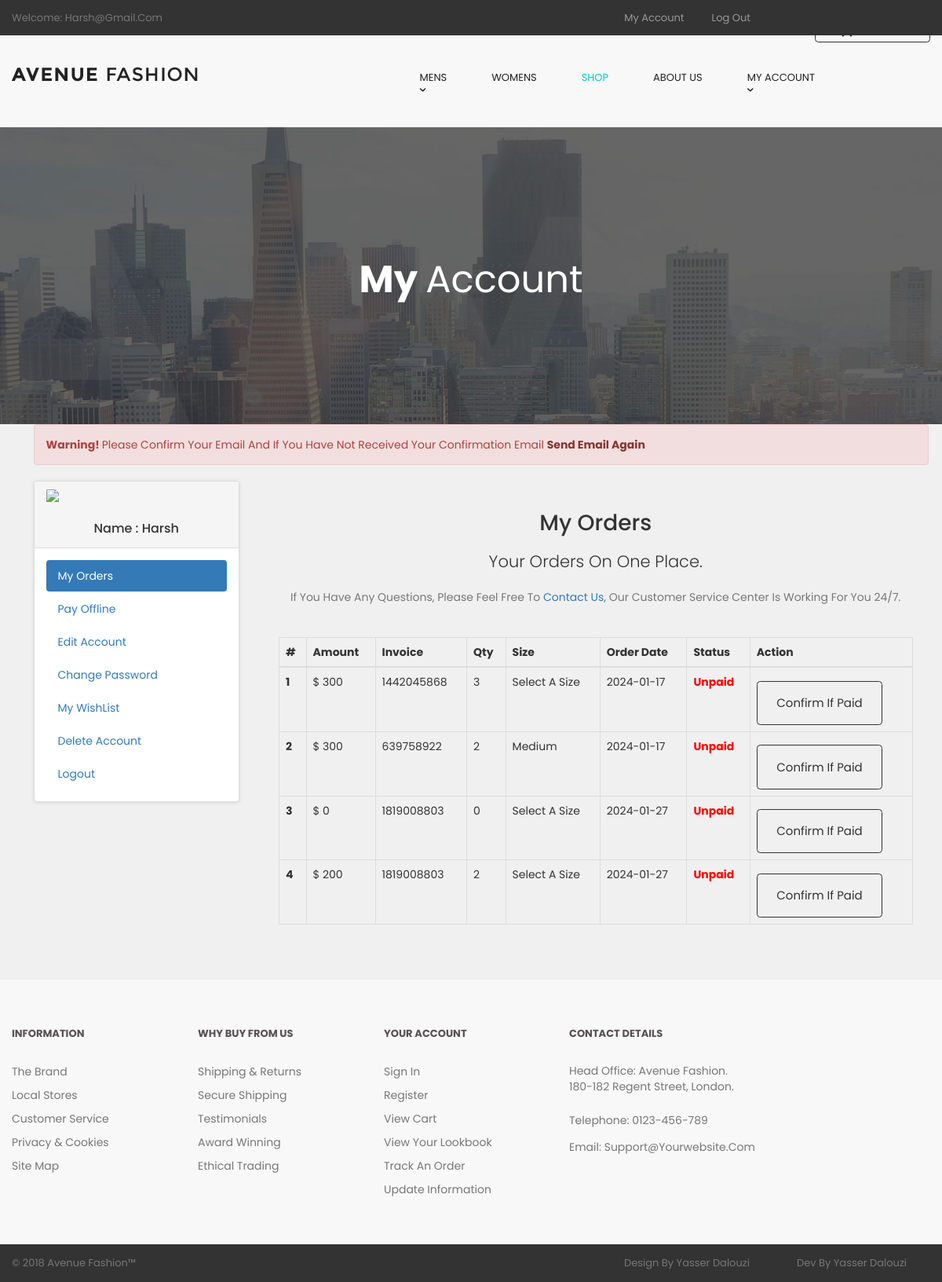
The app's page /customer/my_account.php?my_orders (signed in) with its own data.
### tables this page shows
CREATE TABLE `customers` (
  `customer_id` int(10) NOT NULL,
  `customer_name` varchar(255) NOT NULL,
  `customer_email` varchar(255) NOT NULL,
  `customer_pass` varchar(255) NOT NULL,
  `customer_country` text NOT NULL,
  `customer_city` text NOT NULL,
  `customer_contact` varchar(255) NOT NULL,
  `customer_address` text NOT NULL,
  `customer_image` text NOT NULL,
  `customer_ip` varchar(255) NOT NULL,
  `customer_confirm_code` text NOT NULL
);

CREATE TABLE `customer_orders` (
  `order_id` int(10) NOT NULL,
  `customer_id` int(10) NOT NULL,
  `due_amount` int(100) NOT NULL,
  `invoice_no` int(100) NOT NULL,
  `qty` int(10) NOT NULL,
  `size` text NOT NULL,
  `order_date` timestamp NOT NULL DEFAULT current_timestamp() ON UPDATE current_timestamp(),
  `order_status` text NOT NULL
);

### customer/my_orders.php (the view)
<center>
    <h1>My Orders</h1>
    <p class="lead"> Your orders on one place.</p>
    <p class="text-muted">
        If you have any questions, please feel free to <a href="../contact.php"> contact us,</a> our customer service
        center is working for you 24/7.
    </p>
</center>
<hr>
<div class="table-responsive">
    <table class="table table-bordered table-hover">
        <thead>
            <tr>
                <th>#</th>
                <th>Amount</th>
                <th>Invoice</th>
                <th>Qty</th>
                <th>Size</th>
                <th>Order Date</th>
                <th>Status</th>
                <th>Action</th>
            </tr>
        </thead>
        <tbody>
            <?php
            $customer_session = $_SESSION['customer_email'];
            $get_customer = "select * from customers where customer_email='$customer_session'";
            $run_customer = mysqli_query($con, $get_customer);
            $row_customer = mysqli_fetch_array($run_customer);
            $customer_id = $row_customer['customer_id'];
            $get_orders = "select * from customer_orders where customer_id='$customer_id'";
            $run_orders = mysqli_query($con, $get_orders);
            $i = 0;
            while ($row_orders = mysqli_fetch_array($run_orders)) {
                $order_id = $row_orders['order_id'];
                $due_amount = $row_orders['due_amount'];
                $invoice_no = $row_orders['invoice_no'];
                $qty = $row_orders['qty'];
                $size = $row_orders['size'];
                $order_date = substr($row_orders['order_date'], 0, 11);
                $order_status = $row_orders['order_status'];
                $i++;
                if ($order_status == 'pending') {
                    $order_status = "<b style='color:red;'>Unpaid</b>";
                } else {
                    $order_status = "<b style='color:green;'>Paid</b>";
                }
                ?>
            <tr>
                    <th>
                        <?php echo $i; ?>
                    </th>
                    <td>$
                        <?php echo $due_amount; ?>
                    </td>
                    <td>
                        <?php echo $invoice_no; ?>
                    </td>
                    <td>
                        <?php echo $qty; ?>
                    </td>
                    <td>
                        <?php echo $size; ?>
                    </td>
                    <td>
                        <?php echo $order_date; ?>
                    </td>
                    <td>
                        <?php echo $order_status; ?>
                    </td>
                    <td>
                        <a href="confirm.php?order_id=<?php echo $order_id; ?>" target="blank"
                            class="btn btn-success btn-xs"> Confirm If Paid </a>
                    </td>
                </tr>
            <?php } ?>
        </tbody>
    </table>
</div>

### customer/includes/sidebar.php
<div class="panel panel-default sidebar-menu">
    <div class="panel-heading">
        <?php
        $customer_session = $_SESSION['customer_email'];
        $get_customer = "select * from customers where customer_email='$customer_session'";
        $run_customer = mysqli_query($con, $get_customer);
        $row_customer = mysqli_fetch_array($run_customer);
        $customer_image = $row_customer['customer_image'];
        $customer_name = $row_customer['customer_name'];
        if (!isset($_SESSION['customer_email'])) {
        } else {
            echo "
<center>
<img src='customer_images/$customer_image' class='img-responsive'>
</center>
<br>
<h3 align='center' class='panel-title'> Name : $customer_name </h3>
";
        }
        ?>
    </div>
    <div class="panel-body">
        <ul class="nav nav-pills nav-stacked">
            <li class="<?php if (isset($_GET['my_orders'])) {
                echo "active";
            } ?>">
                <a href="my_account.php?my_orders"> <i class="fa fa-list"> </i> My Orders </a>
            </li>
            <li class="<?php if (isset($_GET['pay_offline'])) {
                echo "active";
            } ?>">
                <a href="my_account.php?pay_offline"> <i class="fa fa-bolt"></i> Pay Offline </a>
            </li>
            <li class="<?php if (isset($_GET['edit_account'])) {
                echo "active";
            } ?>">
                <a href="my_account.php?edit_account"> <i class="fa fa-pencil"></i> Edit Account </a>
            </li>
            <li class="<?php if (isset($_GET['change_pass'])) {
                echo "active";
            } ?>">
                <a href="my_account.php?change_pass"> <i class="fa fa-user"></i> Change Password </a>
            </li>
            <li class="<?php if (isset($_GET['my_wishlist'])) {
                echo "active";
            } ?>">
                <a href="my_account.php?my_wishlist"> <i class="fa fa-heart"></i> My WishList </a>
            </li>
            <li class="<?php if (isset($_GET['delete_account'])) {
                echo "active";
            } ?>">
                <a href="my_account.php?delete_account"> <i class="fa fa-trash-o"></i> Delete Account </a>
            </li>
            <li>
                <a href="logout.php"> <i class="fa fa-sign-out"></i> Logout </a>
            </li>
        </ul>
    </div>
</div>

### customer/styles/backend.css (style rules this page uses)
html { font-family: "Roboto", Helvetica, Arial, sans-serif; line-height: 1.15; -ms-text-size-adjust: 100%; -webkit-text-size-adjust: 100% }
body { margin: 0 }
h1 { font-size: 2em; margin: .67em 0 }
hr { box-sizing: content-box; height: 0; overflow: visible }
a { background-color: transparent; -webkit-text-decoration-skip: objects }
b, strong { font-weight: inherit; font-weight: bolder }
img { border-style: none }
html { box-sizing: border-box }
body { min-width: 1190px; font-family: Montserrat, sans-serif; font-weight: 400; background-color: white; }
img { max-width: 100%; height: auto }
.btn { display: inline-block; vertical-align: top; font-size: 13px; line-height: 40px; text-decoration: none; -webkit-transition: .3s; transition: .3s }

### styles/style.css (style rules this page uses)
* { font-family: "Poppins", sans-serif; margin: 0; padding: 0; box-sizing: border-box; text-decoration: none !important; outline: none; border: none; text-transform: capitalize; transition: all 0.2s linear; }
html { font-size: 62.5%; overflow-x: hidden; }
.btn { display: inline-block; margin-top: 1rem; padding: 0.8rem 2.8rem; font-size: 1.7rem; color: #333; border: 0.2rem solid #333; background: none; cursor: pointer; border-radius: 0.5rem; }
@media (max-width: 1200px) { html { font-size: 55%; } }
body { font-family: "Roboto", Helvetica, Arial, sans-serif; font-size: 14px; line-height: 1.42857143; color: #333333; background-color: #f0f0f0; overflow-x: hidden; }
#content .panel.sidebar-menu { box-sizing: border-box; box-shadow: 0 1px 5px rgba(0, 0, 0, 0.1); }
#content .panel.sidebar-menu h3 { padding: 5px 0; margin: 0; }

### records on screen
customers: customer_name "Harsh"
customer_orders: due_amount "300", invoice_no "1442045868", qty "3", size "Select A Size", order_date "2024-01-17", order_status "Unpaid"
customer_orders: due_amount "300", invoice_no "639758922", qty "2", size "Medium", order_date "2024-01-17", order_status "Unpaid"
customer_orders: due_amount "0", invoice_no "1819008803", qty "0", size "Select A Size", order_date "2024-01-27", order_status "Unpaid"
customer_orders: due_amount "200", invoice_no "1819008803", qty "2", size "Select A Size", order_date "2024-01-27", order_status "Unpaid"

### other values on screen
$customer_email "Harsh@gmail.com"
